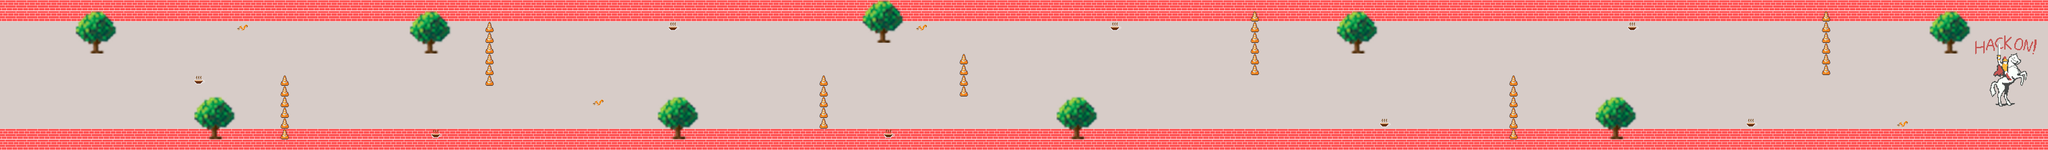

The image is a tile-based game level rendered from a .tmx file. Its description and source (layers, tilesets, objects; grid data summarised) follow:
An orthogonal 190x14 tile map with 32x32 px tiles, 4 tile layers (BackgroundLayer, GroundLayer, CoffeeLayer, Trojan Horse), 3 tilesets.

<map version="1.2" tiledversion="1.3.0" orientation="orthogonal" renderorder="right-down" compressionlevel="0" width="190" height="14" tilewidth="32" tileheight="32" infinite="0" nextlayerid="5" nextobjectid="1">
 <editorsettings>
  <export target="map.json" format="json" />
 </editorsettings>
 <tileset firstgid="1" name="tileset" tilewidth="32" tileheight="32" tilecount="20" columns="5">
  <image source="tileset.png" width="160" height="128" />
 </tileset>
 <tileset firstgid="21" name="coffee" tilewidth="32" tileheight="32" tilecount="1" columns="1">
  <image source="coffee.png" width="32" height="32" />
 </tileset>
 <tileset firstgid="22" name="trojansHorse" tilewidth="32" tileheight="32" tilecount="64" columns="8">
  <image source="trojansHorse.png" width="256" height="256" />
 </tileset>
 <layer id="1" name="BackgroundLayer" width="190" height="14">
  <data>[2660 cells, 2660 non-empty, 2 distinct tile ids]</data>
 </layer>
 <layer id="2" name="GroundLayer" width="190" height="14">
  <data>[2660 cells, 187 non-empty, 18 distinct tile ids]</data>
 </layer>
 <layer id="3" name="CoffeeLayer" width="190" height="14">
  <data>[2660 cells, 8 non-empty, 1 distinct tile ids]</data>
 </layer>
 <layer id="4" name="Trojan Horse" width="190" height="14">
  <data>[2660 cells, 42 non-empty, 42 distinct tile ids]</data>
 </layer>
</map>